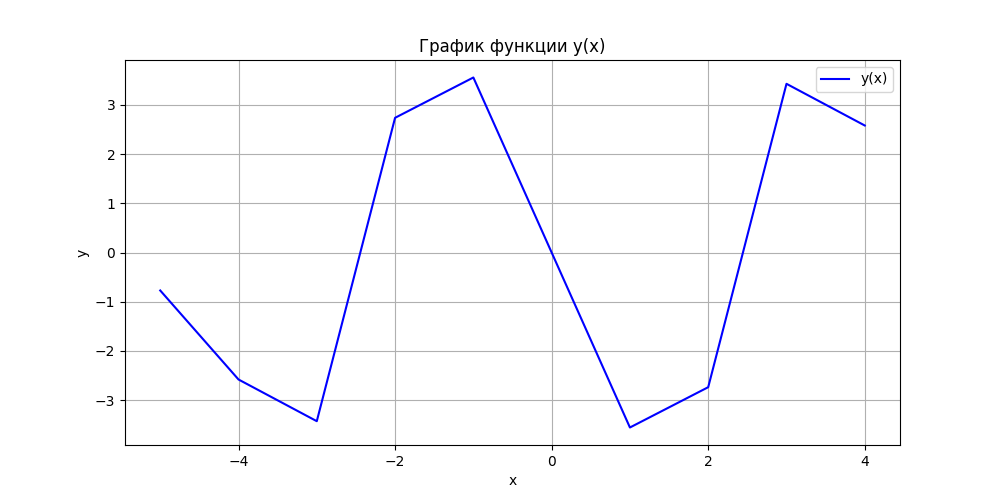

Python code for this plot:
import numpy as np
import matplotlib.pyplot as plt

def calculate_y(a1, b1, a2, b2, a3, b3, x):
    """Вычисляет значение y(x) для заданного x."""
    return a1 * np.sin(b1 * x) + a2 * np.sin(b2 * x) + a3 * np.sin(b3 * x)

def main():
    # Запрос значений у пользователя
    params = input("Введите значения a1, b1, a2, b2, a3, b3 (через пробел): ")
    a1, b1, a2, b2, a3, b3 = map(float, params.split(' '))

    x0 = float(input("Введите начальное значение x0: "))
    xk = float(input("Введите конечное значение xk: "))
    delta_x = float(input("Введите шаг Δx: "))

    # Генерация массива x и вычисление y
    x_values = np.arange(x0, xk, delta_x)
    y_values = calculate_y(a1, b1, a2, b2, a3, b3, x_values)

    # Вывод в виде таблицы
    print("\nТаблица значений:")
    print(" x         |    y")
    print("--------------------")
    for x, y in zip(x_values, y_values):
        print(f"{x:8.2f} | {y:8.2f}")

    # Построение графика
    plt.figure(figsize=(10, 5))
    plt.plot(x_values, y_values, label='y(x)', color='blue')
    plt.title('График функции y(x)')
    plt.xlabel('x')
    plt.ylabel('y')
    plt.grid()
    plt.legend()

    # Сохранение графика
    plt.savefig('МИСОС_ЛР1_22_ВМз_Козлов.png')
    plt.show()

if __name__ == "__main__":
    main()